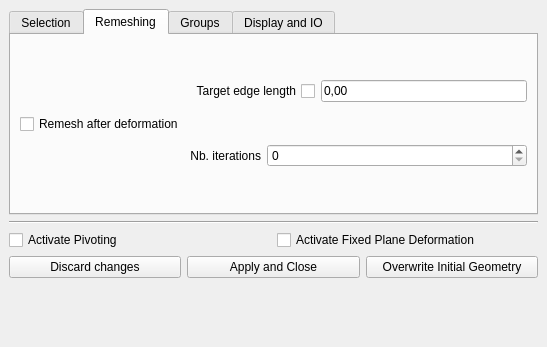
<?xml version="1.0" encoding="UTF-8"?>
<ui version="4.0">
 <class>DeformMesh</class>
 <widget class="QDockWidget" name="DeformMesh">
  <property name="geometry">
   <rect>
    <x>0</x>
    <y>0</y>
    <width>547</width>
    <height>347</height>
   </rect>
  </property>
  <property name="windowTitle">
   <string>Surface Mesh Deformation</string>
  </property>
  <widget class="QWidget" name="dockWidgetContents">
   <layout class="QVBoxLayout" name="verticalLayout" stretch="0,0,0,0,1">
    <item>
     <widget class="QTabWidget" name="tabWidget">
      <property name="currentIndex">
       <number>1</number>
      </property>
      <widget class="QWidget" name="tab">
       <attribute name="title">
        <string>Selection</string>
       </attribute>
       <layout class="QVBoxLayout" name="verticalLayout_9">
        <item>
         <layout class="QHBoxLayout" name="horizontalLayout_13">
          <item>
           <widget class="QGroupBox" name="RCgroup">
            <layout class="QVBoxLayout" name="verticalLayout_7">
             <item>
              <widget class="QRadioButton" name="ROIRadioButton">
               <property name="toolTip">
                <string>Use Shift + Left Click to paint ROI vertices</string>
               </property>
               <property name="text">
                <string>ROI</string>
               </property>
               <property name="checked">
                <bool>true</bool>
               </property>
              </widget>
             </item>
             <item>
              <widget class="QRadioButton" name="CtrlVertRadioButton">
               <property name="toolTip">
                <string>Use Shift + Left Click to paint control vertices</string>
               </property>
               <property name="text">
                <string>Control vertices</string>
               </property>
              </widget>
             </item>
            </layout>
           </widget>
          </item>
          <item>
           <layout class="QVBoxLayout" name="RingLayout">
            <item>
             <layout class="QHBoxLayout" name="horizontalLayout_4" stretch="0,1">
              <item>
               <layout class="QVBoxLayout" name="verticalLayout_5">
                <item>
                 <widget class="QLabel" name="label">
                  <property name="text">
                   <string>Brush Size ROI:</string>
                  </property>
                 </widget>
                </item>
                <item>
                 <widget class="QLabel" name="label_2">
                  <property name="text">
                   <string>Control Vertices Brush Size:</string>
                  </property>
                 </widget>
                </item>
               </layout>
              </item>
              <item>
               <layout class="QVBoxLayout" name="verticalLayout_2">
                <item>
                 <widget class="QSpinBox" name="BrushSpinBoxRoi"/>
                </item>
                <item>
                 <widget class="QSpinBox" name="BrushSpinBoxCtrlVert"/>
                </item>
               </layout>
              </item>
             </layout>
            </item>
           </layout>
          </item>
          <item>
           <widget class="QGroupBox" name="InsertEraseGroup">
            <layout class="QVBoxLayout" name="verticalLayout_8">
             <item>
              <widget class="QRadioButton" name="InsertRadioButton">
               <property name="text">
                <string>Insertion</string>
               </property>
               <property name="checked">
                <bool>true</bool>
               </property>
              </widget>
             </item>
             <item>
              <widget class="QRadioButton" name="EraseRadioButton">
               <property name="text">
                <string>Removal</string>
               </property>
              </widget>
             </item>
            </layout>
           </widget>
          </item>
         </layout>
        </item>
        <item>
         <layout class="QHBoxLayout" name="horizontalLayout_3">
          <item>
           <widget class="QPushButton" name="SelectAllVerticesPushButton">
            <property name="text">
             <string>Set All Vertices as ROI</string>
            </property>
           </widget>
          </item>
          <item>
           <widget class="QPushButton" name="ClearROIPushButton">
            <property name="text">
             <string>Clear ROI</string>
            </property>
           </widget>
          </item>
         </layout>
        </item>
        <item>
         <layout class="QVBoxLayout" name="verticalLayout_4">
          <item>
           <layout class="QHBoxLayout" name="horizontalLayout_8" stretch="0,1,0">
            <item>
             <widget class="QLabel" name="label_3">
              <property name="text">
               <string>Isolated Component Size:</string>
              </property>
             </widget>
            </item>
            <item>
             <widget class="QSpinBox" name="Threshold_size_spin_box">
              <property name="maximum">
               <number>999999999</number>
              </property>
              <property name="value">
               <number>8</number>
              </property>
             </widget>
            </item>
            <item>
             <widget class="QPushButton" name="Get_minimum_button">
              <property name="text">
               <string>Get Minimum</string>
              </property>
             </widget>
            </item>
           </layout>
          </item>
          <item>
           <widget class="QPushButton" name="Select_isolated_components_button">
            <property name="text">
             <string>Select Isolated Components Below Threshold</string>
            </property>
           </widget>
          </item>
         </layout>
        </item>
       </layout>
      </widget>
      <widget class="QWidget" name="tab_2">
       <attribute name="title">
        <string>Remeshing</string>
       </attribute>
       <layout class="QHBoxLayout" name="horizontalLayout_6">
        <item>
         <layout class="QHBoxLayout" name="horizontalLayout_12">
          <item>
           <widget class="QCheckBox" name="RemeshingCheckBox">
            <property name="toolTip">
             <string>Warning : after remeshing all ROI and control vertices will be unselected. &quot;Discard changes&quot; will be unavailable.</string>
            </property>
            <property name="layoutDirection">
             <enum>Qt::LeftToRight</enum>
            </property>
            <property name="text">
             <string>Remesh after deformation</string>
            </property>
           </widget>
          </item>
          <item>
           <layout class="QVBoxLayout" name="verticalLayout_6">
            <item>
             <layout class="QHBoxLayout" name="horizontalLayout_7" stretch="0,0">
              <item>
               <widget class="QCheckBox" name="remeshingEdgeLengthInput_checkBox">
                <property name="toolTip">
                 <string>If unchecked, automatic value is used (the average edge length at ROI boundary)</string>
                </property>
                <property name="layoutDirection">
                 <enum>Qt::RightToLeft</enum>
                </property>
                <property name="text">
                 <string>Target edge length</string>
                </property>
               </widget>
              </item>
              <item>
               <widget class="DoubleEdit" name="remeshing_edge_length_spinbox">
                <property name="text">
                 <string>0,00</string>
                </property>
               </widget>
              </item>
             </layout>
            </item>
            <item>
             <layout class="QHBoxLayout" name="horizontalLayout_9" stretch="0,1">
              <item>
               <widget class="QLabel" name="label_4">
                <property name="layoutDirection">
                 <enum>Qt::RightToLeft</enum>
                </property>
                <property name="text">
                 <string>Nb. iterations</string>
                </property>
                <property name="alignment">
                 <set>Qt::AlignRight|Qt::AlignTrailing|Qt::AlignVCenter</set>
                </property>
               </widget>
              </item>
              <item>
               <widget class="QSpinBox" name="remeshing_iterations_spinbox"/>
              </item>
             </layout>
            </item>
           </layout>
          </item>
         </layout>
        </item>
       </layout>
      </widget>
      <widget class="QWidget" name="tab_3">
       <attribute name="title">
        <string>Groups</string>
       </attribute>
       <layout class="QHBoxLayout" name="horizontalLayout_10">
        <item>
         <layout class="QVBoxLayout" name="verticalLayout_3">
          <item>
           <layout class="QHBoxLayout" name="horizontalLayout">
            <item>
             <widget class="QPushButton" name="PrevCtrlVertPushButton">
              <property name="sizePolicy">
               <sizepolicy hsizetype="Minimum" vsizetype="Fixed">
                <horstretch>0</horstretch>
                <verstretch>0</verstretch>
               </sizepolicy>
              </property>
              <property name="text">
               <string>&lt;&lt;</string>
              </property>
             </widget>
            </item>
            <item>
             <widget class="QPushButton" name="NextCtrlVertPushButton">
              <property name="text">
               <string>&gt;&gt;</string>
              </property>
             </widget>
            </item>
           </layout>
          </item>
          <item>
           <layout class="QHBoxLayout" name="horizontalLayout_2">
            <item>
             <widget class="QPushButton" name="AddCtrlVertPushButton">
              <property name="text">
               <string>Create new</string>
              </property>
             </widget>
            </item>
            <item>
             <widget class="QPushButton" name="DeleteCtrlVertPushButton">
              <property name="text">
               <string>Delete </string>
              </property>
             </widget>
            </item>
           </layout>
          </item>
         </layout>
        </item>
       </layout>
      </widget>
      <widget class="QWidget" name="tab_4">
       <attribute name="title">
        <string>Display and IO</string>
       </attribute>
       <layout class="QHBoxLayout" name="horizontalLayout_5">
        <item>
         <layout class="QGridLayout" name="gridLayout_2">
          <property name="sizeConstraint">
           <enum>QLayout::SetDefaultConstraint</enum>
          </property>
          <item row="0" column="0">
           <widget class="QCheckBox" name="ShowROICheckBox">
            <property name="text">
             <string>Show Non Control Vertices</string>
            </property>
            <property name="checked">
             <bool>true</bool>
            </property>
           </widget>
          </item>
          <item row="0" column="1">
           <widget class="QPushButton" name="ReadROIPushButton">
            <property name="text">
             <string>Load ROI / Control Vertices</string>
            </property>
           </widget>
          </item>
          <item row="1" column="1">
           <widget class="QPushButton" name="SaveROIPushButton">
            <property name="text">
             <string>Save ROI / Control Vertices</string>
            </property>
           </widget>
          </item>
          <item row="2" column="1">
           <widget class="QPushButton" name="importSelectionPushButton">
            <property name="text">
             <string>Import Selection from Selection_item</string>
            </property>
           </widget>
          </item>
          <item row="1" column="0">
           <widget class="QCheckBox" name="ShowAsSphereCheckBox">
            <property name="text">
             <string>Show As Sphere</string>
            </property>
            <property name="checked">
             <bool>false</bool>
            </property>
           </widget>
          </item>
         </layout>
        </item>
       </layout>
      </widget>
     </widget>
    </item>
    <item>
     <widget class="Line" name="line">
      <property name="orientation">
       <enum>Qt::Horizontal</enum>
      </property>
     </widget>
    </item>
    <item>
     <layout class="QHBoxLayout" name="horizontalLayout_11">
      <item>
       <widget class="QCheckBox" name="ActivatePivotingCheckBox">
        <property name="text">
         <string>Activate Pivoting </string>
        </property>
       </widget>
      </item>
      <item>
       <widget class="QCheckBox" name="ActivateFixedPlaneCheckBox">
        <property name="text">
         <string>Activate Fixed Plane Deformation</string>
        </property>
       </widget>
      </item>
     </layout>
    </item>
    <item>
     <layout class="QHBoxLayout" name="horizontalLayout_14">
      <item>
       <widget class="QPushButton" name="DiscardChangesPushButton">
        <property name="toolTip">
         <string>Reset mesh to last version saved by &quot;Overwrite Initial Geometry&quot;. Not available when Remeshing is ON.</string>
        </property>
        <property name="text">
         <string>Discard changes</string>
        </property>
       </widget>
      </item>
      <item>
       <widget class="QPushButton" name="ApplyAndClosePushButton">
        <property name="sizePolicy">
         <sizepolicy hsizetype="Minimum" vsizetype="Fixed">
          <horstretch>0</horstretch>
          <verstretch>0</verstretch>
         </sizepolicy>
        </property>
        <property name="text">
         <string>Apply and Close</string>
        </property>
       </widget>
      </item>
      <item>
       <widget class="QPushButton" name="OverwritePushButton">
        <property name="sizePolicy">
         <sizepolicy hsizetype="Minimum" vsizetype="Fixed">
          <horstretch>0</horstretch>
          <verstretch>0</verstretch>
         </sizepolicy>
        </property>
        <property name="text">
         <string>Overwrite Initial Geometry</string>
        </property>
       </widget>
      </item>
     </layout>
    </item>
    <item>
     <spacer name="verticalSpacer">
      <property name="orientation">
       <enum>Qt::Vertical</enum>
      </property>
      <property name="sizeHint" stdset="0">
       <size>
        <width>20</width>
        <height>40</height>
       </size>
      </property>
     </spacer>
    </item>
   </layout>
  </widget>
 </widget>
 <customwidgets>
  <customwidget>
   <class>DoubleEdit</class>
   <extends>QLineEdit</extends>
   <header>CGAL_double_edit.h</header>
  </customwidget>
 </customwidgets>
 <resources/>
 <connections/>
</ui>
